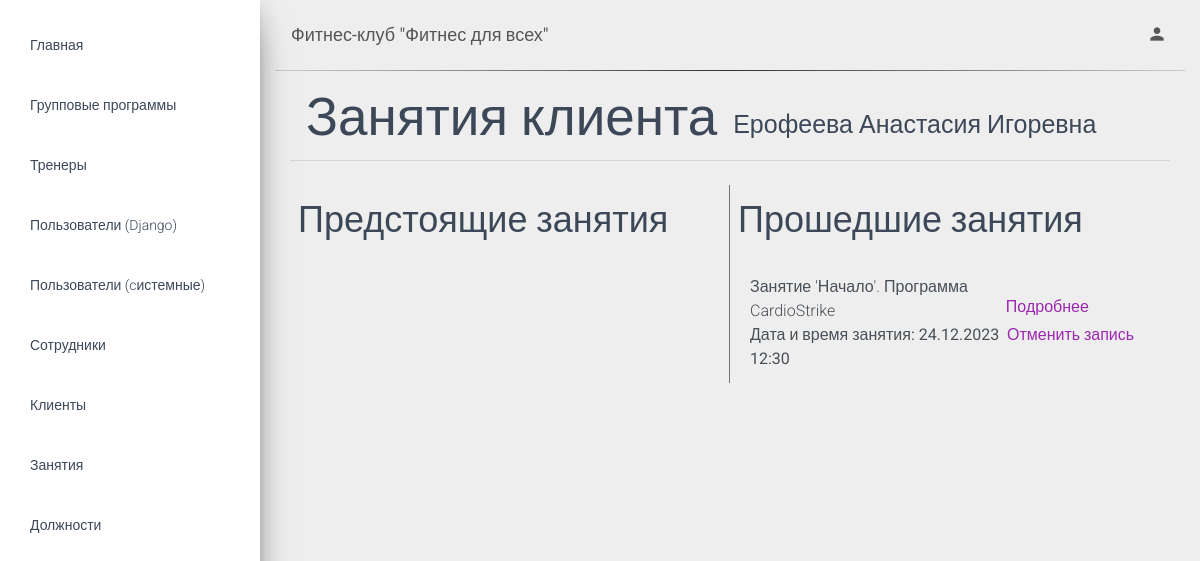
Screenshot of /client/1/workouts (signed in) with the database file from the repository.
### apps/common/models.py (models this page shows, shortened)
class Client(models.Model):
    fitness_user = models.OneToOneField(FitnessUser, on_delete=models.RESTRICT)
    has_subscription = models.BooleanField()
    class Meta:
        ordering = ["fitness_user__full_name"]

class FitnessUser(models.Model):
    SEX = (
        ("м", "Мужской"),
        ("ж", "Женский"),
        ("н", "Не указано"),
    )
    user = models.OneToOneField(User, on_delete=models.RESTRICT, default=None)
    full_name = models.CharField(max_length=255)
    gender = models.CharField(max_length=1, choices=SEX, blank=True, default="н")
    phone_number = models.CharField(max_length=11, null=True, blank=True)
    birth_date = models.DateField(null=True, blank=True)
    class Meta:
        ordering = ["full_name"]

class Workout(models.Model):
    workout_name = models.CharField(max_length=500, null=False, blank=False)
    workout_description = models.CharField(max_length=1000, null=True, blank=True)
    program = models.ForeignKey(Program, on_delete=models.RESTRICT)
    trainer = models.ForeignKey(Trainer, on_delete=models.SET_NULL, null=True, blank=True)
    workout_datetime = models.DateTimeField(null=True, blank=True)
    client = models.ManyToManyField(Client, blank=True)
    class Meta:
        ordering = ["workout_datetime", "program", "workout_name"]
    def __str__(self):
        return f"Занятие '{self.workout_name}'. Программа {self.program.name}"

class Program(models.Model):
    name = models.CharField(max_length=500, null=False, blank=False, unique=True)
    description = models.CharField(max_length=1000, null=True, blank=True)
    cost = models.IntegerField(null=True, blank=True)
    class Meta:
        ordering = ["name"]

### apps/common/views.py (the view)
# urls.py: re_path(r'^client/(?P<pk>\d+)/workouts$', views.client_workouts, name='client-workouts'),
@login_required
@user_passes_test(lambda user: is_user_in_group(user, "Администратор") or is_user_in_group(user, "Тренер"))
def client_workouts(request, pk):
    client = get_object_or_404(Client, pk=pk)
    workouts = client.workout_set.all()
    curr_datetime = datetime.datetime.now()
    return render(
        request,
        "client_workouts.html",
        context={
            "client": client,
            "workouts": workouts,
            "current_datetime": curr_datetime,
        }
    )

### apps/common/services.py (called while the page is built)
def is_user_in_group(user, group_name: str):
    return user.groups.filter(name=group_name).exists()

### templates/common/client_workouts.html (shortened to what this page needs)
{% extends 'base.html' %}
{% block content %}
    {% for group in request.user.groups.all %}
        {% if group.name == 'Администратор' or group.name == 'Тренер' %}
            <div class="d-flex justify-content-start align-items-start">
                <h1 class="pl-3 pb-0">Занятия клиента</h1>
                <h3 class="pl-3 pb-0 pt-0">{{ client.fitness_user.full_name }}</h3>
            </div>
        {% elif group.name == 'Клиент' %}
            <h1 class="pl-3 pb-0 pt-0">Мои занятия</h1>
        {% endif %}
    {% endfor %}
    <hr class="mt-1 mb-4"/>
    <div class="d-flex">
        <div class="list-group list-group-flush col-sm-6" style="border-right: 1px solid rgba(91,91,91,0.82)">
            <div class="list-group-item-heading d-flex justify-content-between align-items-center">
                <h2 class="p-2">Предстоящие занятия</h2>
            </div>
        </div>
        <div class="list-group list-group-flush col-sm-6">
            <div class="list-group-item-heading d-flex justify-content-between align-items-center">
                <h2 class="p-2">Прошедшие занятия</h2>
            </div>
            {% for workout in workouts %}
                {% if workout.workout_datetime <= current_datetime %}
                    <div class="list-group-item border-0 list-group-item-action d-flex justify-content-between align-items-center">
                        <div>
                            <div>{{ workout }}</div>
                            <div><strong>Дата и время занятия: {{ workout.workout_datetime|date:'d.m.Y H:i' }}</strong>
                            </div>
                        </div>
                        <div>
                            <div style="margin-right: 1em;"><a
                                    href="{% url 'workout-detail' pk=workout.id %}">Подробнее</a>
                            </div>
                            {% for group in request.user.groups.all %}
                                {% if group.name == 'Администратор' %}
                                    <form class="p-0 m-0" method="POST"
                                          action="{% url "unregister" %}">
                                        <button class="btn btn-link btn-primary p-0" type="submit"
                                                style="font-size: medium; font-weight: 200; text-transform: initial;">
                                            Отменить запись
                                        </button>
                                    </form>
                                {% endif %}
                            {% endfor %}
                        </div>
                    </div>
                {% endif %}
            {% endfor %}
        </div>
    </div>
{% endblock %}

### templates/sidebar.html (shortened to what this page needs)
{% url 'positions' as positions %}
{% url 'programs' as programs %}
{% url 'workouts' as workouts %}
{% url 'clients' as clients %}
{% url 'trainers' as trainers %}
<div class="sidebar" data-color="purple" data-background-color="white">
    <div class="sidebar-wrapper">
        <ul class="nav">
            <li class="nav-item {% if request.path == '/' %}active{% endif %}">
                <a class="nav-link" href="/">
                    <p>Главная</p>
                </a>
            </li>
            <li class="nav-item {% if request.path == programs %}active{% endif %}">
                <a class="nav-link" href="{{ programs }}">
                    <p style="text-transform: none">Групповые программы</p>
                </a>
            </li>
            <li class="nav-item {% if request.path == trainers %}active{% endif %}">
                <a class="nav-link" href="{{ trainers }}">
                    <p>Тренеры</p>
                </a>
            </li>
            {% for group in request.user.groups.all %}
                {% if group.name == 'Администратор' %}
                    <li class="nav-item">
                        <a class="nav-link" href="/page-user.html">
                            <p>Пользователи (Django)</p>
                        </a>
                    </li>
                    <li class="nav-item">
                        <a class="nav-link" href="/page-user.html">
                            <p style="text-transform: none">Пользователи (cистемные)</p>
                        </a>
                    </li>
                    <li class="nav-item">
                        <a class="nav-link" href="/page-user.html">
                            <p>Сотрудники</p>
                        </a>
                    </li>
                    <li class="nav-item {% if request.path == clients %}active{% endif %}">
                        <a class="nav-link" href="{{ clients }}">
                            <p>Клиенты</p>
                        </a>
                    </li>
                    <li class="nav-item {% if request.path == workouts %}active{% endif %}">
                        <a class="nav-link" href="{{ workouts }}">
                            <p>Занятия</p>
                        </a>
                    </li>
                    <li class="nav-item {% if request.path == positions %}active{% endif %}">
                        <a class="nav-link" href="{{ positions }}">
                            <p style="text-transform: none">Должности</p>
                        </a>
                    </li>
                {% endif %}
            {% endfor %}
        </ul>
    </div>
</div>

### static/assets/css/custom.css (style rules this page uses)
.list-group-flush:first-child, .list-group-item:first-child { border-top: 0; }

### rows the page displays
Client: fitness_user.full_name "Ерофеева Анастасия Игоревна"
Workout: workout_name+program "Занятие 'Начало'. Программа CardioStrike", workout_datetime "24.12.2023 12:30"
